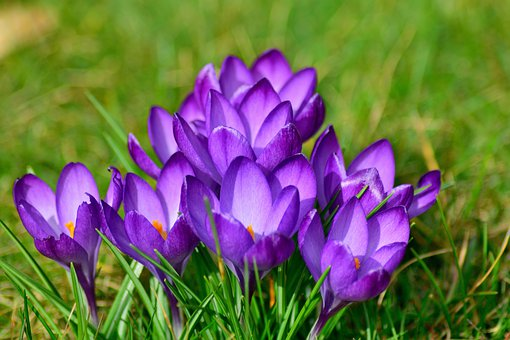
#> input picture Python/OpenCV/Photos/flower.jpg, 510 x 340 px
$ python colour_separate.py
#> lines starting #> are read from the running program, lines starting #| are printed output that depends on the picture
import cv2 as cv
import numpy as np
import matplotlib.pyplot as plt

img = cv.imread('Photos/flower.jpg')
#> img is the input picture: shape (340, 510, 3); mean B, G, R 84.8, 107, 109.1
h, w, c = img.shape
#> h = 340; w = 510; c = 3
rim = np.zeros([h, w, 3], dtype = np.uint8)
gim = np.zeros([h, w, 3], dtype = np.uint8)
bim = np.zeros([h, w, 3], dtype = np.uint8)
for i in range(h):
    for j in range(w):
        for k in range(3):
            rim[i, j, k] = img[i, j, 2]
            gim[i, j, k] = img[i, j, 1]
            bim[i, j, k] = img[i, j, 0]
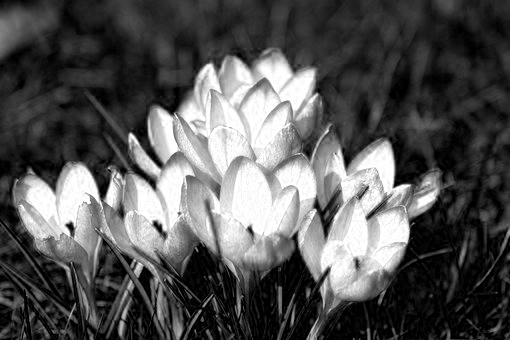
#> bim: shape (340, 510, 3); min 0, max 255, mean 84.8
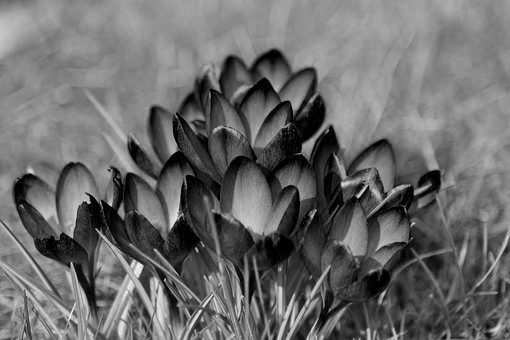
#> gim: shape (340, 510, 3); min 0, max 255, mean 107
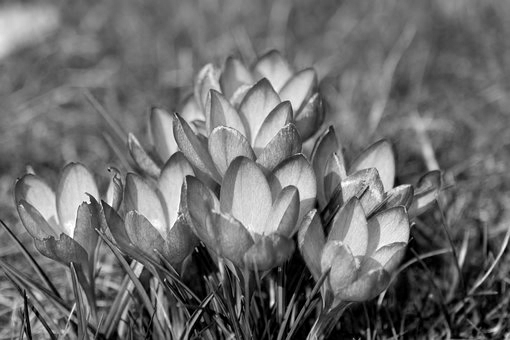
#> rim: shape (340, 510, 3); min 0, max 255, mean 109.1

fig = plt.figure(figsize = (18, 18))
pltX, pltY = 2, 2
fig.add_subplot(pltX, pltY, 1)
plt.imshow(cv.cvtColor(img, cv.COLOR_BGR2RGB))
plt.axis('off')
plt.title('Original Image')
fig.add_subplot(pltX, pltY, 2)
plt.imshow(cv.cvtColor(rim, cv.COLOR_BGR2RGB))
plt.axis('off')
plt.title('Red Image')
fig.add_subplot(pltX, pltY, 3)
plt.imshow(cv.cvtColor(gim, cv.COLOR_BGR2RGB))
plt.axis('off')
plt.title('Green Image')
fig.add_subplot(pltX, pltY, 4)
plt.imshow(cv.cvtColor(bim, cv.COLOR_BGR2RGB))
plt.axis('off')
plt.title('Blue Image')
fig.show()
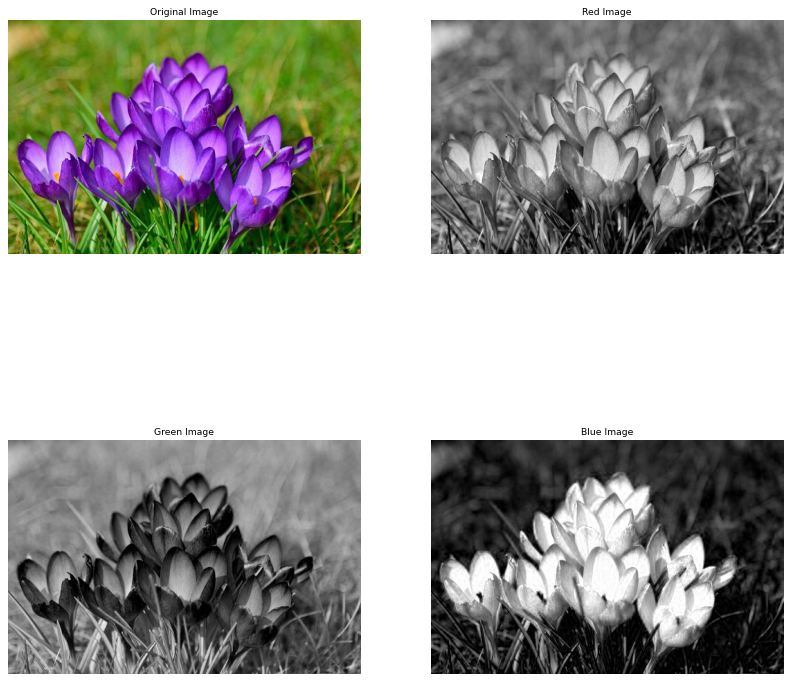
#> figure drawn by matplotlib, 4 panels
#> (the run stopped early here; a loop or call above may not have finished)
